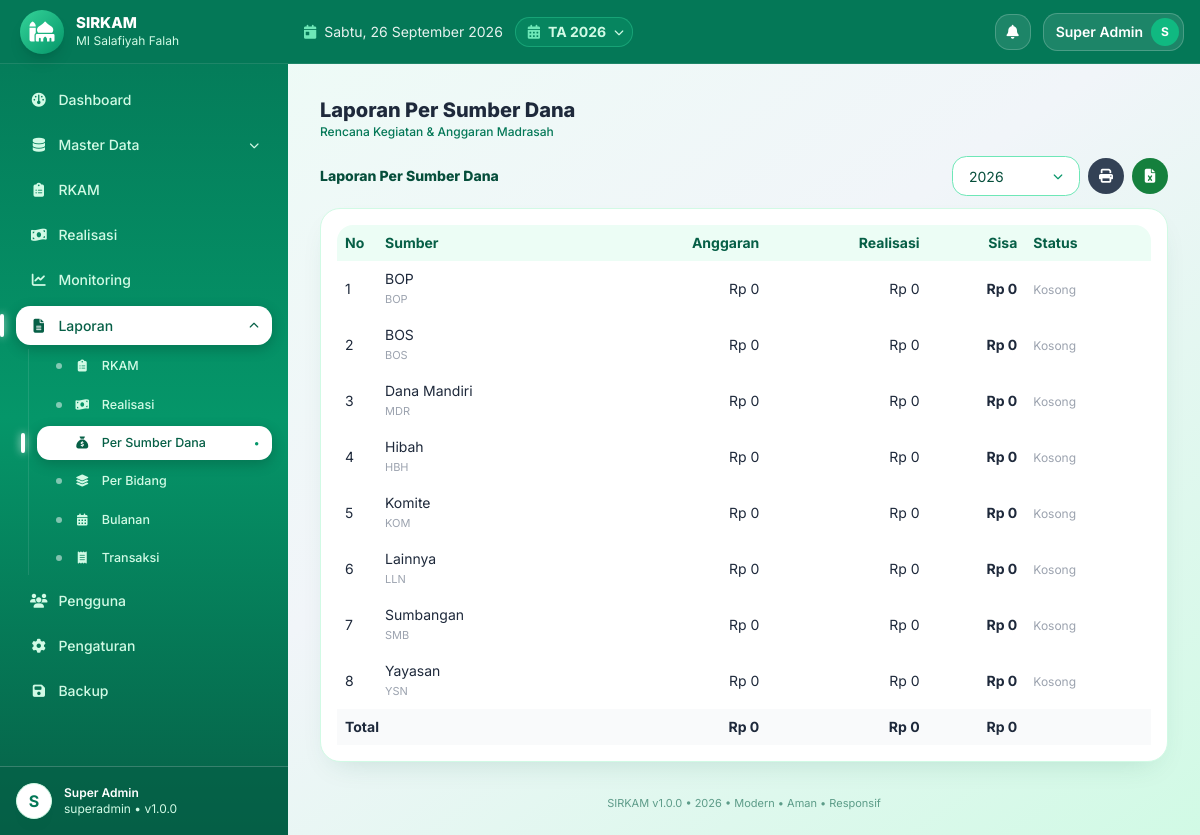
The app's page /laporan/sumber (signed in), older data.
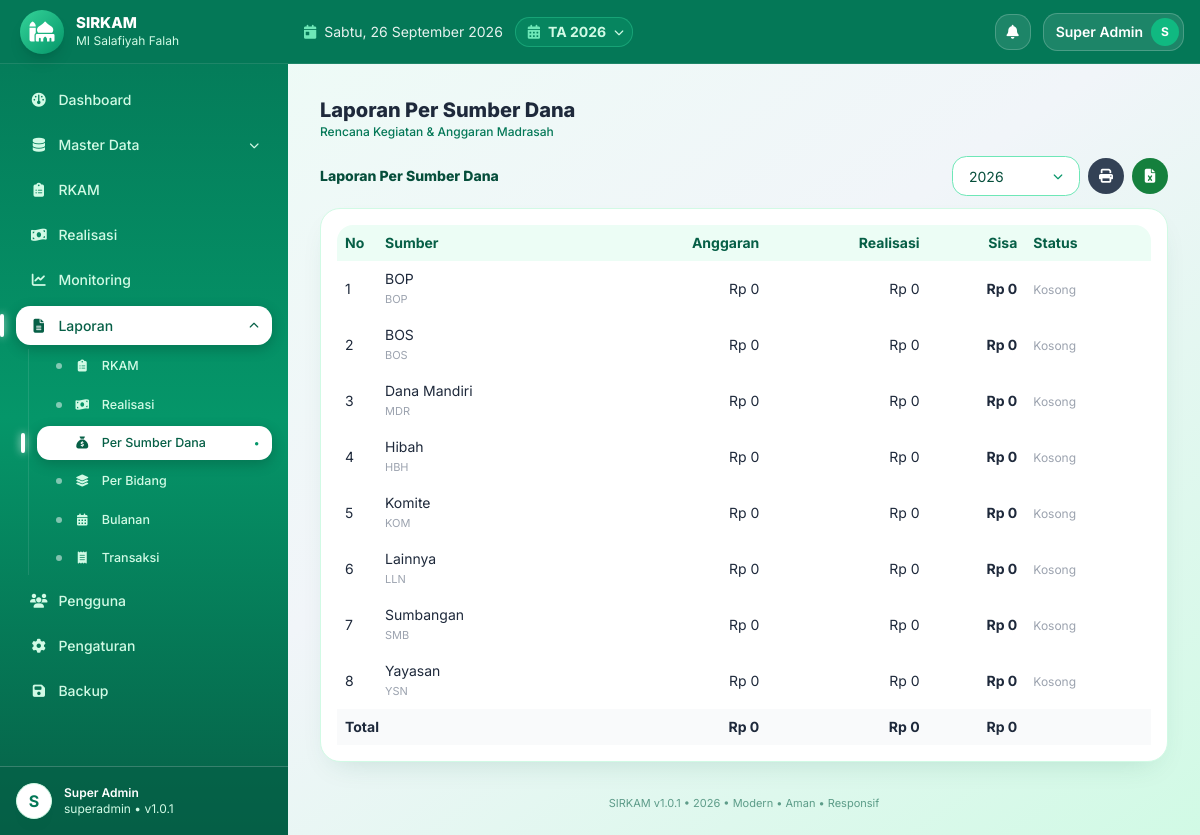
The same page, newer data.
### tables this page shows
CREATE TABLE IF NOT EXISTS app_settings (
  id INT UNSIGNED AUTO_INCREMENT PRIMARY KEY,
  skey VARCHAR(100) NOT NULL UNIQUE,
  svalue TEXT NULL
);

### index.php (called while the page is built, shortened)
<?php
require_once __DIR__.'/config/bootstrap.php';
$url=trim($_GET['url']??'',"/");
$p=explode('/',$url);$page=$p[0];$arg=$p[1]??null;$arg2=$p[2]??null;
$content='';$title='Dashboard';
try{
switch($page){
case 'laporan': Rbac::check('laporan');$ljenis=['rkam','realisasi','sumber','bidang','bulanan','transaksi'];$lj=$arg??($_GET['jenis']??'rkam');if(!in_array($lj,$ljenis))$lj='rkam';$_GET['jenis']=$lj;$lt=['rkam'=>'RKAM','realisasi'=>'Realisasi','sumber'=>'Per Sumber Dana','bidang'=>'Per Bidang','bulanan'=>'Bulanan','transaksi'=>'Transaksi'];$title='Laporan '.$lt[$lj];ob_start();require __DIR__.'/modules/laporan/index.php';$content=ob_get_clean();break;
}
}catch(Throwable $e){error_log($e->getMessage());$content='<div class="bg-red-50 border border-red-200 p-4 rounded">Terjadi kesalahan sistem.</div>';}
require __DIR__.'/views/layouts/main.php';

### core/Auth.php (called while the page is built, shortened)
<?php
class Auth{
public static function user(){return $_SESSION['user']??null;}
public static function role(){return $_SESSION['role']??null;}
}

### core/Security.php (called while the page is built, shortened)
<?php
class Security{
public static function e($s){return htmlspecialchars((string)($s??''),ENT_QUOTES,'UTF-8');}
}

### core/Helper.php (called while the page is built, shortened)
<?php
class Helper{
public static function setting($pdo,$k,$d=''){$s=$pdo->prepare("SELECT svalue FROM app_settings WHERE skey=?");$s->execute([$k]);$r=$s->fetchColumn();return $r!==false?$r:$d;}
}

### modules/laporan/index.php (the view, shortened to what the changed rows need)
<?php
$th=Helper::tahunAktif($pdo);$tid=(int)($_GET['tahun']??($th['id']??0));
$jenis=$_GET['jenis']??'rkam';
$rk=$pdo->prepare("SELECT k.*,b.nama_bidang,(SELECT COALESCE(SUM(jumlah),0) FROM realisasi WHERE rkam_id=k.id) AS jml_real FROM rkam k LEFT JOIN bidang b ON b.id=k.bidang_id WHERE k.tahun_id=? ORDER BY k.id");$rk->execute([$tid]);$rk=$rk->fetchAll();
?>
<div class="flex flex-wrap items-center gap-2 mb-3 no-print text-sm">
</div>
<div class="bg-white rounded shadow p-4 overflow-auto text-sm">
<?php if($jenis==='rkam'):?><table class="w-full min-w-[700px]"><thead><tr class="border-b text-left bg-gray-50"><th class="p-2 w-10">No</th><th class="p-2">Kode</th><th class="p-2">Kegiatan</th><th class="p-2">Bidang</th><th class="p-2">Penanggung Jawab</th><th class="p-2">Status</th><th class="p-2 text-right">Anggaran</th></tr></thead><tbody>
<?php $ta=0;$no=1;foreach($rk as $r):$ta+=$r['total_anggaran'];?><tr class="border-b"><td class="p-2"><?=$no++?></td><td class="p-2"><?=Security::e($r['kode_kegiatan']??'-')?></td><td class="p-2"><?=Security::e($r['nama_kegiatan'])?><div class="text-[11px] text-gray-400"><?=Security::e($r['waktu_pelaksanaan']??'')?></div></td><td class="p-2"><?=Security::e($r['nama_bidang']??'-')?></td><td class="p-2"><?=Security::e($r['penanggung_jawab']??'-')?></td><td class="p-2"><?=Security::e($r['status'])?></td><td class="p-2 text-right"><?=Security::rupiah($r['total_anggaran'])?></td></tr><?php endforeach;?>
<tr class="font-bold"><td class="p-2" colspan="6">TOTAL ANGGARAN</td><td class="p-2 text-right"><?=Security::rupiah($ta)?></td></tr></tbody></table>
<?php elseif($jenis==='sumber'):?><table class="w-full"><thead><tr class="border-b text-left bg-gray-50"><th class="p-2 w-10">No</th><th class="p-2">Sumber</th><th class="p-2 text-right">Anggaran</th><th class="p-2 text-right">Realisasi</th><th class="p-2 text-right">Sisa</th><th class="p-2">Status</th></tr></thead></table>
<?php endif;?></div>

### views/layouts/main.php (shortened to what the changed rows need)
<!DOCTYPE html><html lang="id"><head><meta charset="UTF-8"><meta name="viewport" content="width=device-width,initial-scale=1">
<script src="https://cdn.tailwindcss.com"></script><script src="https://cdn.jsdelivr.net/npm/sweetalert2@11"></script>
<link rel="stylesheet" href="https://cdnjs.cloudflare.com/ajax/libs/font-awesome/6.5.2/css/all.min.css">
</head>
<body class="bg-gradient-to-br from-emerald-50 via-slate-100 to-emerald-100 min-h-screen text-slate-800">
<?php $u=Auth::user(); $role=Auth::role(); if($role==='superadmin'){$notif=$pdo->query("SELECT COUNT(*) c FROM notifications WHERE is_read=0")->fetchColumn();}else{$nq=$pdo->prepare("SELECT COUNT(*) c FROM notifications WHERE is_read=0 AND (role_target=? OR role_target IS NULL OR role_target='' OR user_id=?)");$nq->execute([$role,Auth::id()]);$notif=$nq->fetchColumn();} $initial=strtoupper(substr($u['nama']??'U',0,1)); $mlogo=$pdo->query("SELECT logo,nama_madrasah FROM madrasah WHERE id=1")->fetch(); $appName=Helper::setting($pdo,'app_name','SIRKAM'); $appVer=Helper::setting($pdo,'sys_version',APP_VERSION); $thAktif=Helper::tahunAktif($pdo); $thList=$pdo->query("SELECT id,tahun,status FROM tahun_anggaran ORDER BY tahun DESC")->fetchAll(); ?>
<div class="flex min-h-screen">
<aside id="sidebar" class="bg-gradient-to-b from-emerald-700 via-emerald-600 to-emerald-800 text-white hidden md:flex flex-col no-print fixed md:sticky top-0 inset-y-0 left-0 z-40 w-72 h-screen shrink-0 overflow-hidden">
<div class="p-4 border-t border-white/20 flex items-center gap-3 shrink-0 bg-emerald-800/60">
<div class="text-xs"><div class="font-semibold text-white"><?=Security::e($u['nama']??'')?></div><div class="text-emerald-100"><?=Security::e($role)?> • v<?=Security::e($appVer)?></div></div></div></aside>
<div class="flex-1 flex flex-col min-w-0 md:ml-0">
<header class="sticky top-0 z-20 bg-emerald-700 text-white px-4 h-16 flex items-center gap-3 no-print shrink-0 border-b border-white/10">
<?php $hari=['Senin','Selasa','Rabu','Kamis','Jumat','Sabtu','Minggu']; $bulan=[1=>'Januari','Februari','Maret','April','Mei','Juni','Juli','Agustus','September','Oktober','November','Desember']; ?>
<div class="hidden sm:flex items-center gap-2 text-white/90 text-sm"><i class="fa-solid fa-calendar-day text-emerald-300"></i><span><?=$hari[date('N')-1]?>, <?=date('j')?> <?=$bulan[(int)date('n')]?> <?=date('Y')?></span></div>
<div class="relative">
</div>
<div class="ml-auto flex items-center gap-3 text-sm">
</div></header>
<main class="p-4 md:p-8 flex-1 max-w-7xl w-full mx-auto">
<div class="mb-4"><div class="font-extrabold text-xl text-slate-800"><?=Security::e($title??'')?></div><div class="text-xs text-emerald-700 font-medium">Rencana Kegiatan & Anggaran Madrasah</div></div>
<?=$content??''?></main>
<footer class="px-6 pb-6 text-center text-[11px] text-emerald-800/60 no-print"><?=Security::e($appName)?> v<?=Security::e($appVer)?> • <?=date('Y')?> • Modern • Aman • Responsif</footer></div></div>
</body></html>

Row changes from the older to the newer data that the page shows:
changed app_settings (number 2 of 2 on the later page): svalue "1.0.0" → "1.0.1"
